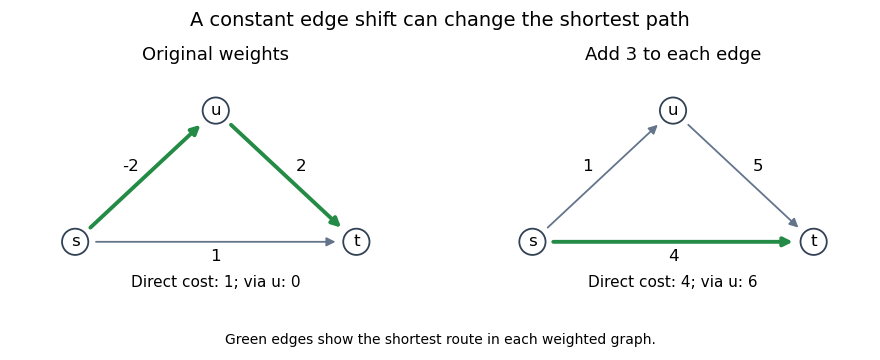

Recreate this plot in Python.
"""An original DAG counterexample to constant edge shifts; output to cwd."""
from pathlib import Path
import matplotlib
matplotlib.use('Agg')
import matplotlib.pyplot as plt
from matplotlib.patches import Circle, FancyArrowPatch

points = {'s':(0,0), 'u':(1.5,1.4), 't':(3,0)}
edges = [('s','t',1), ('s','u',-2), ('u','t',2)]
fig, axes = plt.subplots(1,2,figsize=(8.8,3.6),dpi=100,facecolor='white')
for ax,shift in zip(axes,[0,3]):
    for a,b,weight in edges:
        first,second=points[a],points[b]
        winning = (a,b)!=('s','t') if shift==0 else (a,b)==('s','t')
        color = '#238b45' if winning else '#64748b'
        ax.add_patch(FancyArrowPatch(first,second,arrowstyle='-|>',shrinkA=15,shrinkB=15,
                                    mutation_scale=13,linewidth=2.8 if winning else 1.3,color=color))
        x,y=(first[0]+second[0])/2,(first[1]+second[1])/2
        if a=='s' and b=='u': x-=.16; y+=.1
        elif a=='u': x+=.16; y+=.1
        else: y-=.16
        ax.text(x,y,str(weight+shift),ha='center',va='center',fontsize=12,
                bbox=dict(facecolor='white',edgecolor='none',pad=1))
    for name,point in points.items():
        ax.add_patch(Circle(point,.14,facecolor='white',edgecolor='#334155',linewidth=1.3,zorder=3))
        ax.text(*point,name,ha='center',va='center',fontsize=12,zorder=4)
    direct,via=1+shift,2*shift
    ax.text(1.5,-.48,f'Direct cost: {direct}; via u: {via}',ha='center',fontsize=11)
    ax.set_title('Original weights' if shift==0 else 'Add 3 to each edge',fontsize=13)
    ax.set(xlim=(-.4,3.4),ylim=(-.8,1.85),aspect='equal')
    ax.axis('off')
fig.suptitle('A constant edge shift can change the shortest path',fontsize=14,y=.97)
fig.text(.5,.045,'Green edges show the shortest route in each weighted graph.',
         ha='center',fontsize=10)
fig.subplots_adjust(left=.025,right=.985,top=.81,bottom=.12,wspace=.18)
fig.savefig(Path.cwd()/'functional-main-2015-edge-weight-shift.png',
            facecolor='white',transparent=False)
